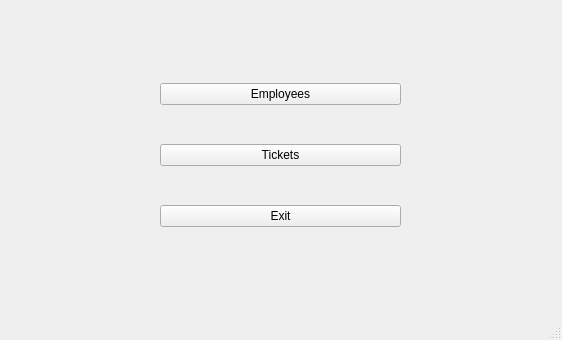
<?xml version="1.0" encoding="UTF-8"?>
<ui version="4.0">
 <class>MainWindow</class>
 <widget class="QMainWindow" name="MainWindow">
  <property name="geometry">
   <rect>
    <x>0</x>
    <y>0</y>
    <width>562</width>
    <height>340</height>
   </rect>
  </property>
  <property name="windowTitle">
   <string>MainWindow</string>
  </property>
  <widget class="QWidget" name="centralwidget">
   <widget class="QWidget" name="verticalLayoutWidget">
    <property name="geometry">
     <rect>
      <x>160</x>
      <y>50</y>
      <width>241</width>
      <height>211</height>
     </rect>
    </property>
    <layout class="QVBoxLayout" name="verticalLayout">
     <item>
      <widget class="QPushButton" name="Employees">
       <property name="text">
        <string>Employees</string>
       </property>
      </widget>
     </item>
     <item>
      <widget class="QPushButton" name="Tickets">
       <property name="text">
        <string>Tickets</string>
       </property>
      </widget>
     </item>
     <item>
      <widget class="QPushButton" name="Exit">
       <property name="text">
        <string>Exit</string>
       </property>
      </widget>
     </item>
    </layout>
   </widget>
  </widget>
  <widget class="QMenuBar" name="menubar">
   <property name="geometry">
    <rect>
     <x>0</x>
     <y>0</y>
     <width>562</width>
     <height>21</height>
    </rect>
   </property>
  </widget>
  <widget class="QStatusBar" name="statusbar"/>
  <action name="actionll">
   <property name="text">
    <string>ll</string>
   </property>
  </action>
  <action name="actionll_2">
   <property name="text">
    <string>ll</string>
   </property>
  </action>
 </widget>
 <resources/>
 <connections/>
</ui>
